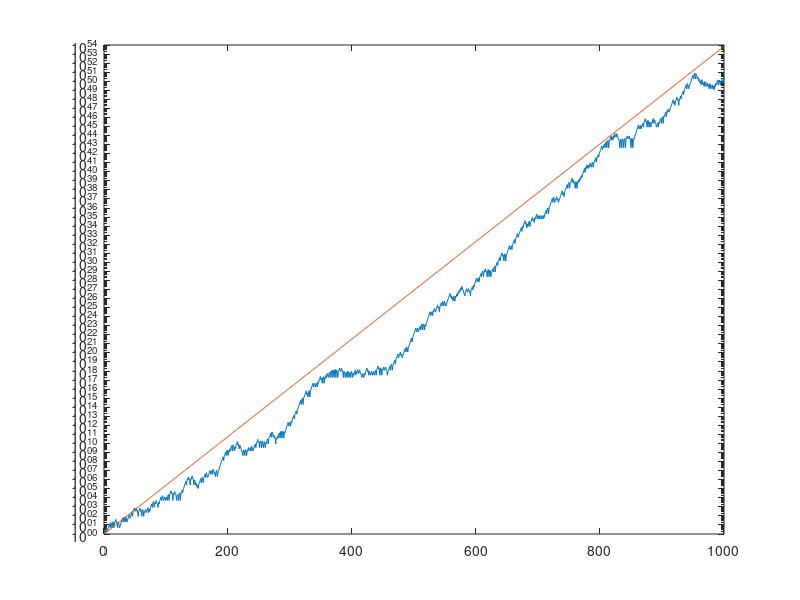

Source code (MATLAB):
clear
rand('state', 1000)

x = [1, 2];

for n=2:999
	x(n+1) = x(n) + sign(rand-0.5)*x(n-1);
end

semilogy (1:1000, abs(x))
hold on

c =1.13198824;

semilogy (1:1000, c.^ [1:1000])
hold off